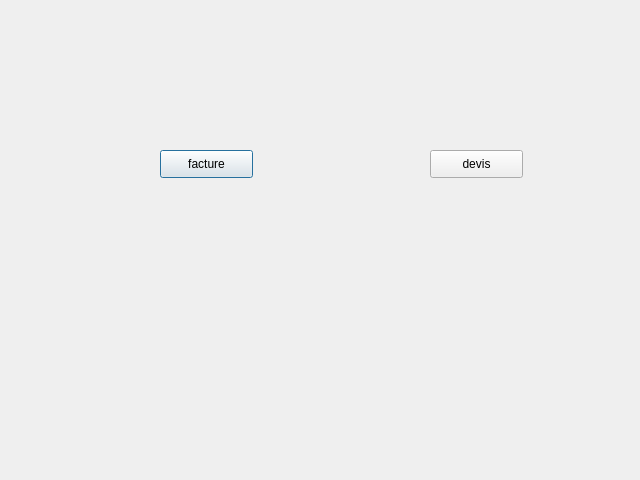
<?xml version="1.0" encoding="UTF-8"?>
<ui version="4.0">
 <class>modifier</class>
 <widget class="QDialog" name="modifier">
  <property name="geometry">
   <rect>
    <x>0</x>
    <y>0</y>
    <width>640</width>
    <height>480</height>
   </rect>
  </property>
  <property name="windowTitle">
   <string>Dialog</string>
  </property>
  <widget class="QPushButton" name="depenses">
   <property name="geometry">
    <rect>
     <x>160</x>
     <y>150</y>
     <width>93</width>
     <height>28</height>
    </rect>
   </property>
   <property name="text">
    <string>facture</string>
   </property>
  </widget>
  <widget class="QPushButton" name="devis">
   <property name="geometry">
    <rect>
     <x>430</x>
     <y>150</y>
     <width>93</width>
     <height>28</height>
    </rect>
   </property>
   <property name="text">
    <string>devis</string>
   </property>
  </widget>
 </widget>
 <resources/>
 <connections/>
</ui>
